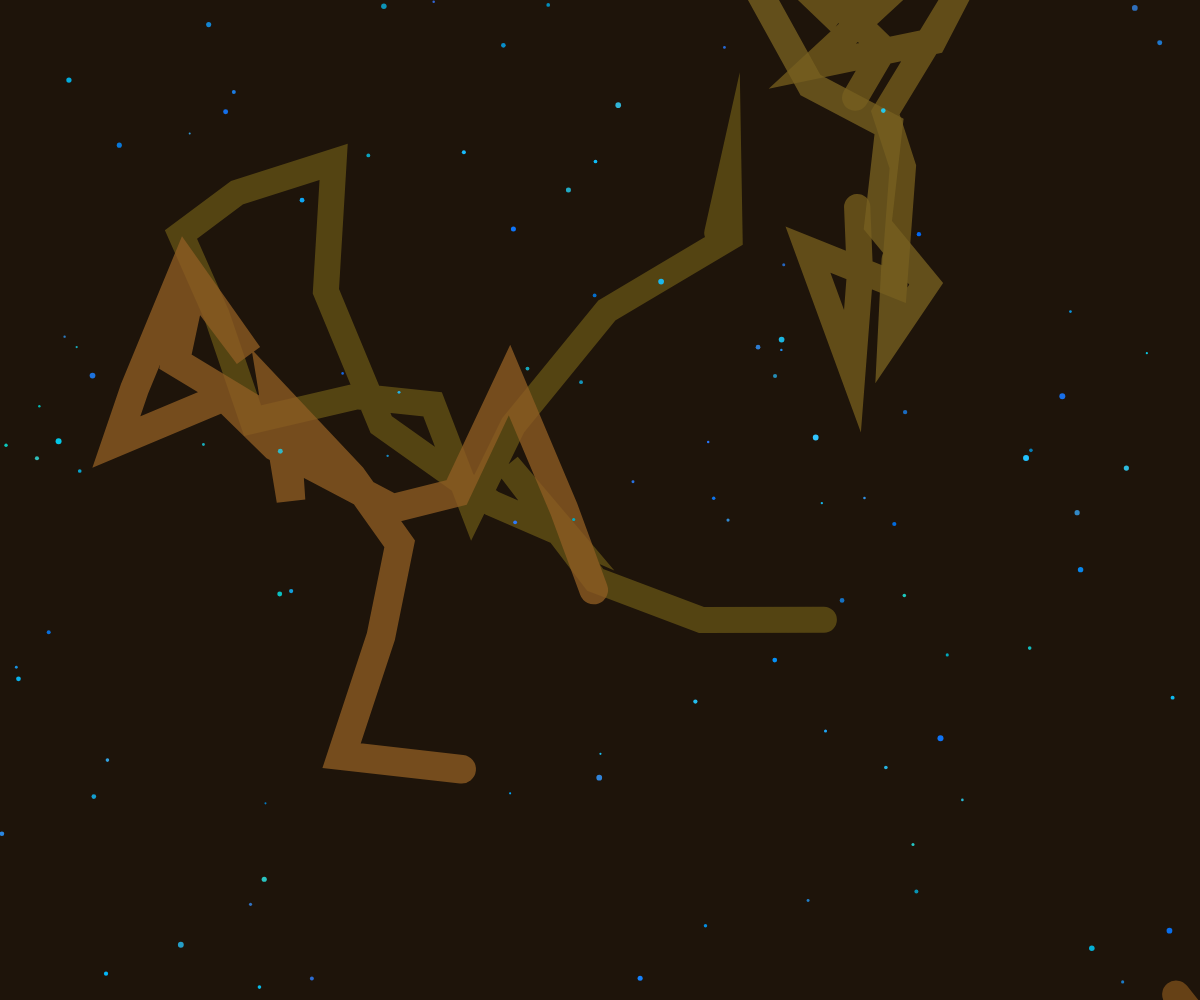
Frame 1 (no input)
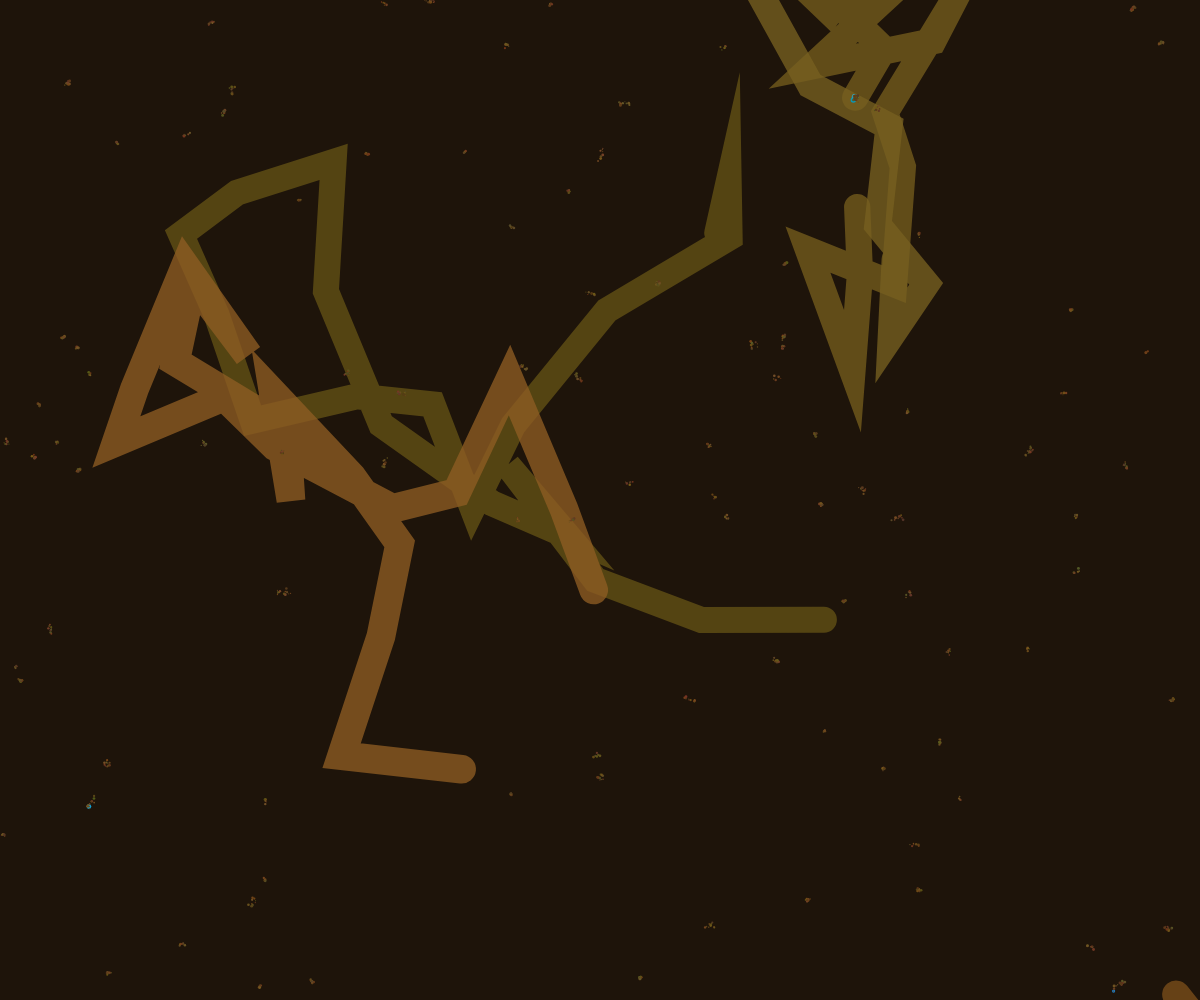
Frame 60 (no input)
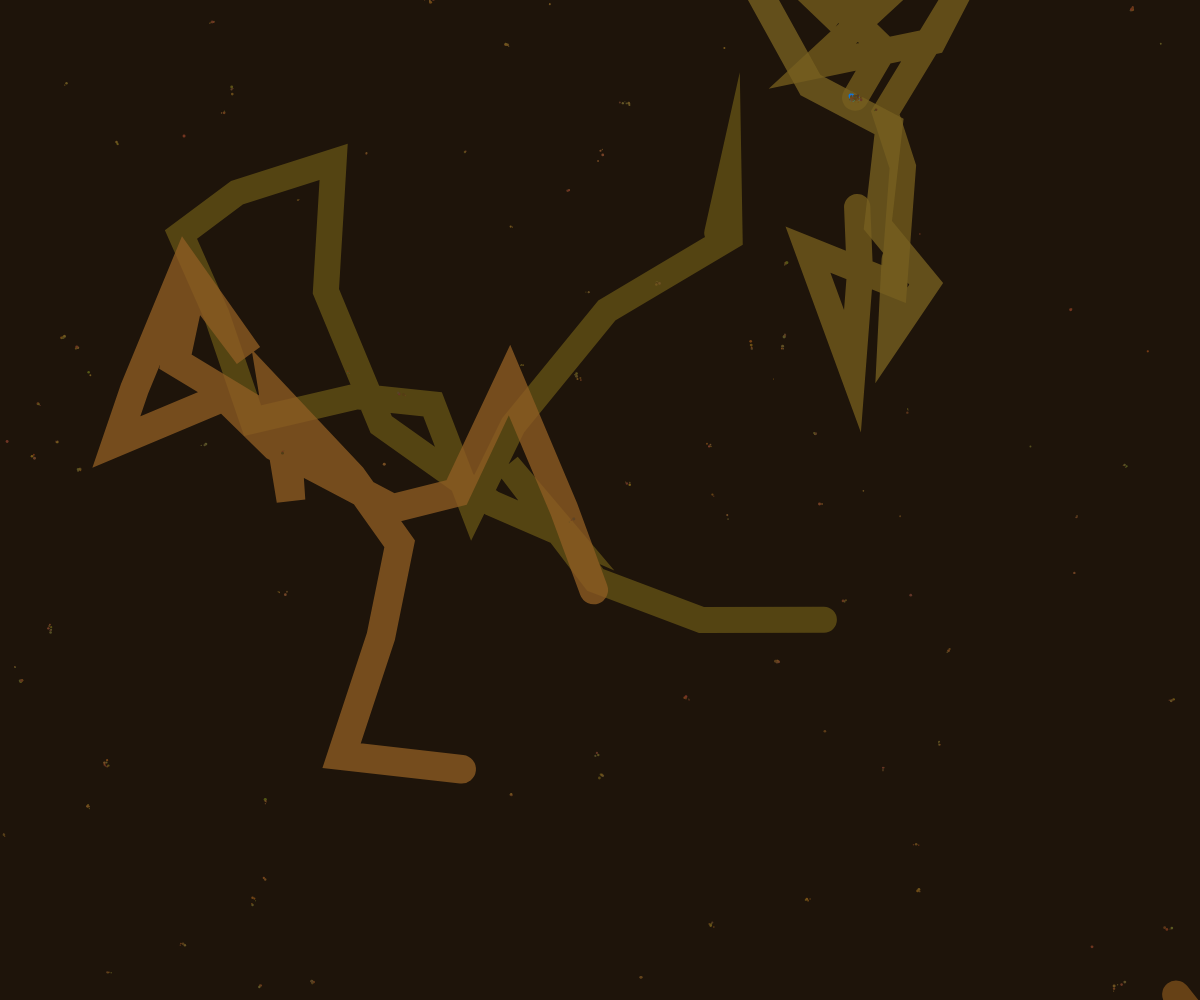
Frame 120 (the mouse pressed at the canvas centre since frame 60)

The p5.js sketch that drew these frames (run headless with seeded random() and noise() and a simulated clock; from frame 60 on, the mouse is pressed at the canvas centre):

// p5.js sketch
// ── sketch.js
let tunnels = [];
let streams = [];
let sedimentParticles = [];

class Tunnel {
  constructor(x, y) {
    this.segments = [{ x, y }];
    this.width = random(15, 30);
    this.color = color(
      random(100, 150),
      random(60, 100),
      random(20, 50),
      200
    );
  }

  addSegment(x, y) {
    this.segments.push({ x, y });
  }

  draw() {
    if (this.segments.length < 2) return;
    
    stroke(this.color);
    strokeWeight(this.width);
    noFill();
    beginShape();
    for (let i = 0; i < this.segments.length; i++) {
      vertex(this.segments[i].x, this.segments[i].y);
    }
    endShape();
  }
}

class Stream {
  constructor(x, y) {
    this.pos = { x, y };
    this.size = random(2, 6);
    this.speed = random(0.5, 1.5);
    this.color = color(
      random(0, 50),
      random(100, 200),
      random(180, 255)
    );
    this.life = random(30, 60);
  }

  update() {
    this.pos.x += random(-this.speed, this.speed);
    this.pos.y += random(-this.speed, this.speed);
    this.life--;
  }

  draw() {
    fill(this.color);
    noStroke();
    ellipse(this.pos.x, this.pos.y, this.size);
  }
}

class SedimentParticle {
  constructor(x, y) {
    this.pos = { x, y };
    this.size = random(1, 3);
    this.color = color(
      random(80, 120),
      random(50, 90),
      random(20, 40)
    );
    this.life = random(60, 120);
  }

  update() {
    this.life--;
  }

  draw() {
    fill(this.color);
    noStroke();
    ellipse(this.pos.x, this.pos.y, this.size);
  }
}

function setup() {
  createCanvas(windowWidth, windowHeight);
  
  // Create initial tunnels
  for (let i = 0; i < 5; i++) {
    let startX = random(width);
    let startY = random(height);
    let tunnel = new Tunnel(startX, startY);
    
    // Add some segments
    for (let j = 0; j < 20; j++) {
      let angle = random(TWO_PI);
      let length = random(50, 150);
      let endX = startX + cos(angle) * length;
      let endY = startY + sin(angle) * length;
      
      tunnel.addSegment(endX, endY);
      startX = endX;
      startY = endY;
    }
    
    tunnels.push(tunnel);
  }

  // Create initial streams
  for (let i = 0; i < 100; i++) {
    let x = random(width);
    let y = random(height);
    streams.push(new Stream(x, y));
  }
}

function draw() {
  background(30, 20, 10); // Dark earth tone

  // Draw tunnels
  for (let tunnel of tunnels) {
    tunnel.draw();
  }

  // Update and draw streams
  for (let i = streams.length - 1; i >= 0; i--) {
    streams[i].update();
    streams[i].draw();
    
    // Leave behind sediment at junctions and bends
    if (frameCount % 5 === 0) {
      sedimentParticles.push(new SedimentParticle(streams[i].pos.x, streams[i].pos.y));
    }
    
    if (streams[i].life <= 0) {
      streams.splice(i, 1);
    }
  }

  // Update and draw sediment particles
  for (let i = sedimentParticles.length - 1; i >= 0; i--) {
    sedimentParticles[i].update();
    sedimentParticles[i].draw();
    
    if (sedimentParticles[i].life <= 0) {
      sedimentParticles.splice(i, 1);
    }
  }

  // Add some streams to follow the main tunnel
  if (frameCount % 10 === 0 && streams.length < 200) {
    let startX = tunnels[0].segments[tunnels[0].segments.length - 1].x;
    let startY = tunnels[0].segments[tunnels[0].segments.length - 1].y;
    streams.push(new Stream(startX, startY));
  }
}

function windowResized() {
  resizeCanvas(windowWidth, windowHeight);
}
